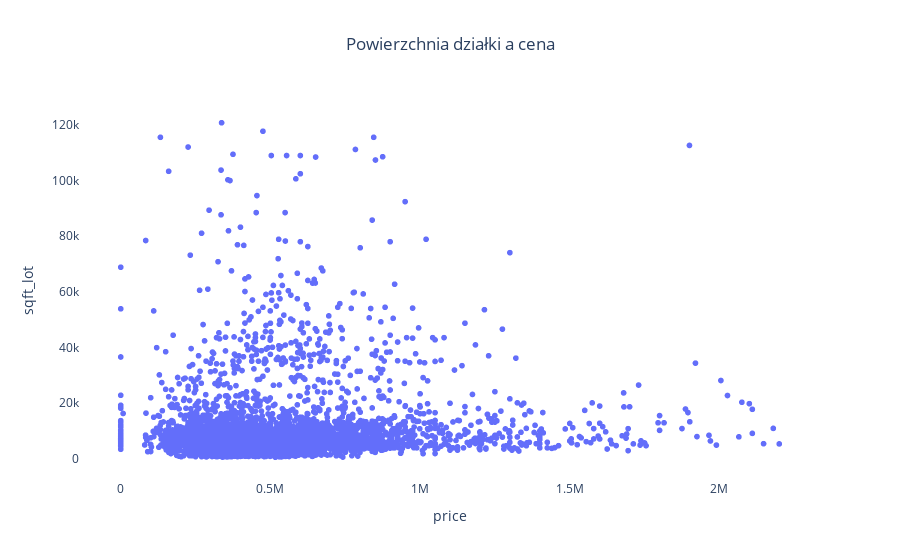

The code cell stored with this chart in its notebook:
### Markdown cell above
### 8.6. Powierzchnia działki a cena

### Code cell
#Powierzchnia działki a cena
fig = px.scatter(
    data,
    y="sqft_lot",
    x="price",
    title="Powierzchnia działki a cena"
)

# Ustawienie tła na białe i wyśrodkowanie tytułu
fig.update_layout(
    plot_bgcolor='white',
    paper_bgcolor='white',
    title_x=0.5
)

# Wyświetlenie wykresu
fig.show()

### Figure 1 — Plotly figure (JSON) as saved in the notebook; plotly's stock layout.template omitted (floating-point values rounded to 4 significant figures; data arrays with more than 128 entries replaced by an {"elided": "..."} marker saying what was removed)
{"data": [{"hovertemplate": "price=%{x}<br>sqft_lot=%{y}<extra></extra>", "legendgroup": "", "marker": {"color": "#636efa", "symbol": "circle"}, "mode": "markers", "name": "", "showlegend": false, "type": "scattergl", "x": {"elided": "4412 float values"}, "xaxis": "x", "y": {"elided": "4412 int values"}, "yaxis": "y"}], "layout": {"legend": {"tracegroupgap": 0}, "paper_bgcolor": "white", "plot_bgcolor": "white", "title": {"text": "Powierzchnia działki a cena", "x": 0.5}, "xaxis": {"anchor": "y", "domain": [0, 1], "title": {"text": "price"}}, "yaxis": {"anchor": "x", "domain": [0, 1], "title": {"text": "sqft_lot"}}}}
